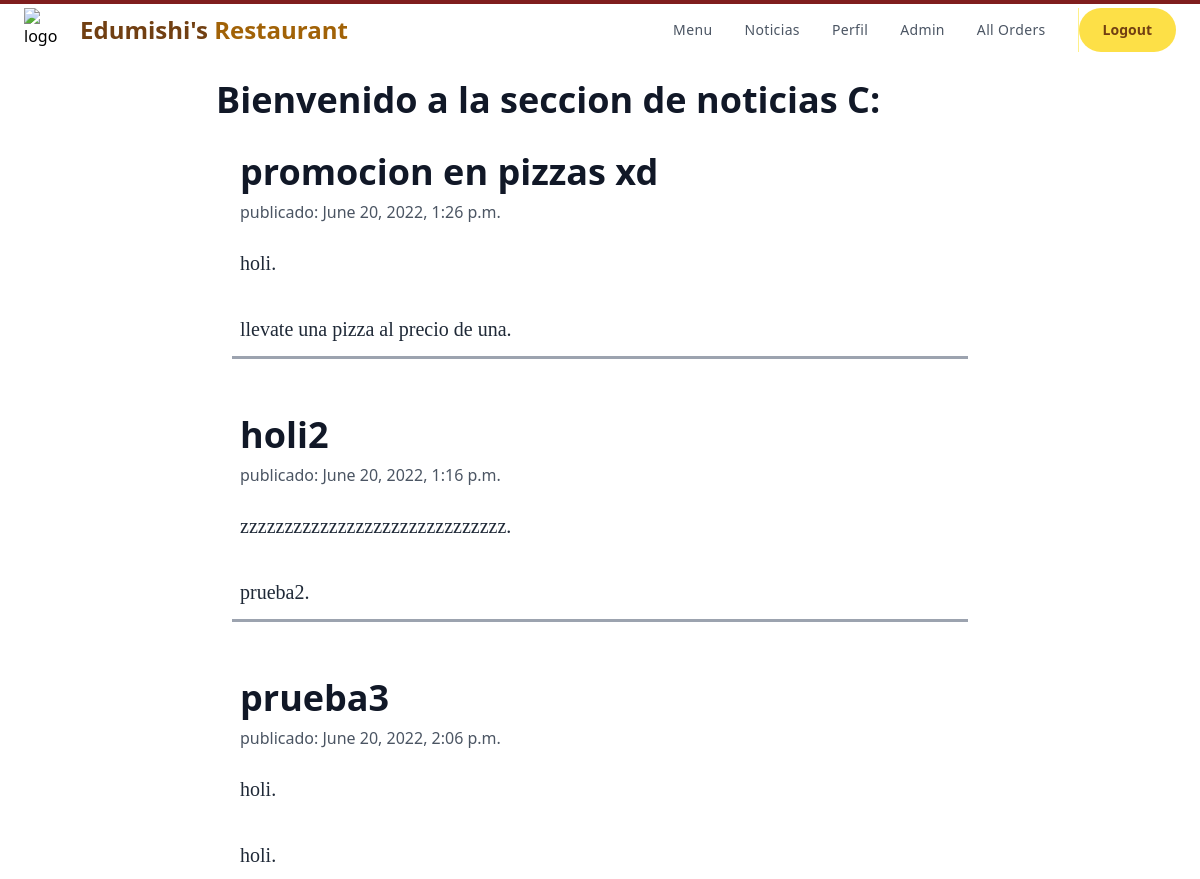
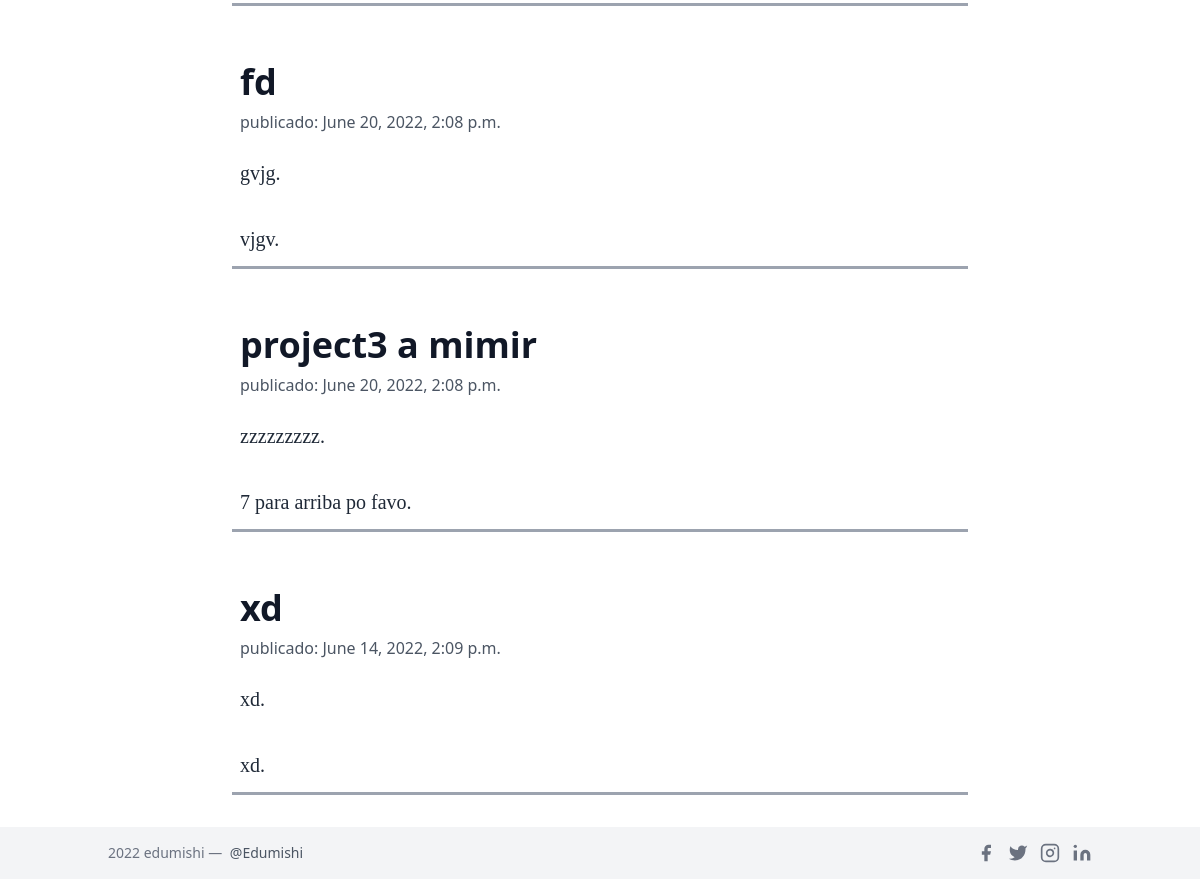
Screenshot of /notices/ (signed in) with the database file from the repository (2 pictures, top to bottom).
### orders/models.py (models this page shows, shortened)
class notices(models.Model):
    title = models.CharField(max_length=50)
    content = models.TextField(max_length=1000)
    description = models.TextField(max_length=100)
    fecha = models.DateTimeField()

### orders/views.py (the view)
# urls.py: path('notices/', views.notices_view, name="notices"),
def notices_view(request, **kwargs):
    if request.method == "GET":
            notice = notices.objects.all()
            context = {
                'notice': notice,
            }
    return render(request, 'orders/notices.html', context)

### orders/templates/orders/notices.html
{% extends "orders/layout.html" %}
{%block template%}
<div class="container w-full md:max-w-3xl mx-auto pt-15 sm:mt-25">
    <h1 class = "font-bold font-sans break-normal text-gray-900 pt-6 pb-2 md:text-4xl">
        Bienvenido a la seccion de noticias C:
    </h1>
    {% for notices in notice %}
    <div class="w-full px-4 md:px-6 text-xl text-gray-800 leading-normal" style="font-family:Georgia,serif;">
        <div class="font-sans">
                    <h1 class="font-bold font-sans break-normal text-gray-900 pt-6 pb-2 text-3xl md:text-4xl">{{ notices.title }}</h1>
                    <p class="text-sm md:text-base font-normal text-gray-600">publicado: {{notices.fecha}}</p>
        </div>
        <p class="py-6">{{ notices.content }}.</p>
        <ol>
            <li class="py-3">{{ notices.description }}.</li>
        </ol>
    </div>
    <hr class="border-b-2 border-gray-400 mb-8 mx-4">
    {% endfor %}
</div>
{%endblock%}

### rows the page displays
notices: title "promocion en pizzas xd", fecha "June 20, 2022, 1:26 p.m.", content "holi", description "llevate una pizza al precio de una"
notices: title "holi2", fecha "June 20, 2022, 1:16 p.m.", content "zzzzzzzzzzzzzzzzzzzzzzzzzzzzzz", description "prueba2"
notices: title "prueba3", fecha "June 20, 2022, 2:06 p.m.", content "holi", description "holi"
notices: title "fd", fecha "June 20, 2022, 2:08 p.m.", content "gvjg", description "vjgv"
notices: title "project3 a mimir", fecha "June 20, 2022, 2:08 p.m.", content "zzzzzzzzz", description "7 para arriba po favo"
notices: title "xd", fecha "June 14, 2022, 2:09 p.m.", content "xd", description "xd"
